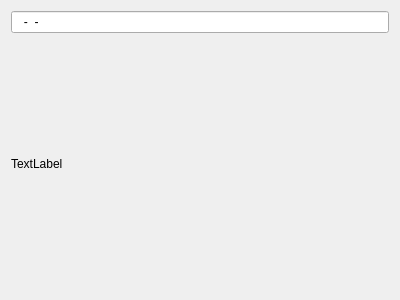
<?xml version="1.0" encoding="UTF-8"?>
<ui version="4.0">
 <class>Form</class>
 <widget class="QWidget" name="Form">
  <property name="geometry">
   <rect>
    <x>0</x>
    <y>0</y>
    <width>400</width>
    <height>300</height>
   </rect>
  </property>
  <property name="windowTitle">
   <string>Form</string>
  </property>
  <layout class="QVBoxLayout" name="verticalLayout">
   <item>
    <widget class="QLineEdit" name="lineEdit">
     <property name="inputMask">
      <string>999-99-9999; </string>
     </property>
     <property name="placeholderText">
      <string/>
     </property>
    </widget>
   </item>
   <item>
    <widget class="QLabel" name="label">
     <property name="text">
      <string>TextLabel</string>
     </property>
    </widget>
   </item>
  </layout>
 </widget>
 <resources/>
 <connections/>
</ui>
